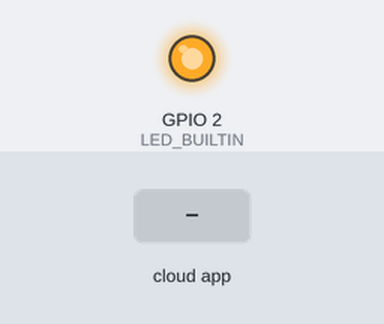
Recording of a sketch running on a simulated ESP8266 (NodeMCU). Parts: output pins drawn as LEDs (lit = HIGH, except the on-board LED, lit = LOW). The inputs (shaded band) are chosen by the test bench. WiFi joins after 1.5 s; servers stay silent unless stated; no MQTT or app messages arrive unless stated; what the sketch prints to the serial monitor is not drawn.

Above: at 2.7 s.
2.8 s: the phone or cloud app sets switch to ON
At 3.4 s:
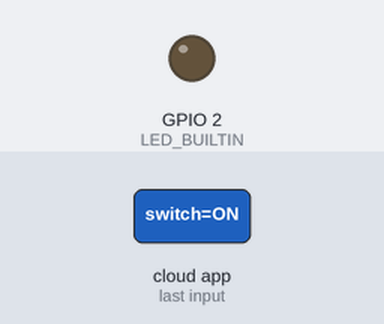
4.3 s: the phone or cloud app sets switch to OFF
At 4.8 s:
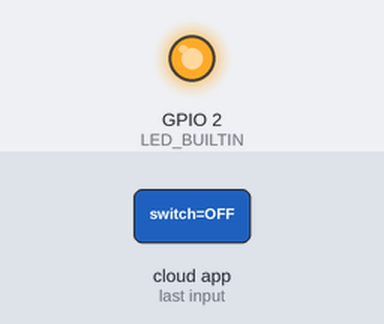
Timing chart, 0 to 7.3 s (numbered marks = the images above; inputs shaded):
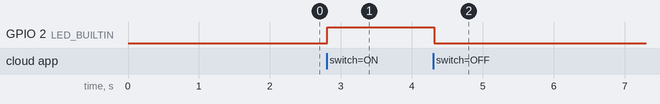

The sketch:

switchkakuchtohbhi.ino
```cpp
#include <ESP8266WiFi.h>
#include "Adafruit_MQTT.h"//is generic for api of adafruit MQTT
#include "Adafruit_MQTT_Client.h"//Specific to board

WiFiClient client1;

Adafruit_MQTT_Client mqtt(&client1,"io.adafruit.com",1883,"kgm12345","7d962435198d4a65b7261ea233a53b27");

Adafruit_MQTT_Publish pub = Adafruit_MQTT_Publish(&mqtt,"kgm12345/feeds/status");

Adafruit_MQTT_Subscribe switch1 = Adafruit_MQTT_Subscribe(&mqtt,"kgm12345/feeds/switch");


void setup()
{

  pinMode(LED_BUILTIN, OUTPUT);

  /*  each GPIO pins can be configured as output or input...
    here we are using above provided pin as output  */


  Serial.begin(115200);
  delay(10);

  /* setting baudrate 115200 for serial monitor connection */


  //Serial.print("SSID : ");
  //Serial.println("TP-LINK_631A");


  WiFi.begin("pass","123456789");      //enter your wifi details

  /* all transport layer details like ssid and password here to connect to internet!   */


  while(WiFi.status() != WL_CONNECTED)  //on successful connection WL_CONNECTED is status return value
  {
    delay(500);     //if not connected we stay in this loop with delay
            // or else, eventually sw watchdog reset may occur
    Serial.print(" :)");
  }

  Serial.println("Wifi connected.....");

  mqtt.subscribe(&switch1);    // this subscription detail should be given before attempt to connect
            // thanks to Kaushal we came to know about this yesterday with proof

  /* if subscribing to more feeds add lines accordingly

    eg. mqtt.subscribe(&sub1);
        mqtt.subscribe(&sub2); ...so on */


}

void loop()
{
  int i;

  while((i=mqtt.connect()) != 0)
  {
    Serial.println("retrying..");
    mqtt.disconnect();
    delay(4000);
  }

  Serial.println("Connected to MQTT broker..");

  Adafruit_MQTT_Subscribe *s;

  while((s = mqtt.readSubscription(500)))
  {
    if(s == &switch1)
    {
      if(strcmp((char *)switch1.lastread,"ON")==0)
      {
        pub.publish("LED ON");
        digitalWrite(LED_BUILTIN, HIGH);  // try it out!
        Serial.println("ON");
      }

      else if(strcmp((char *)switch1.lastread,"OFF")==0)
      {
        pub.publish("LED OFF");
        digitalWrite(LED_BUILTIN,LOW);  // try it out!
        Serial.println("OFF");
      }
    }
  }
}
```

Measured:
- after the input at 2.8 s, GPIO 2 (LED_BUILTIN): LOW → HIGH at once
- after the input at 4.3 s, GPIO 2 (LED_BUILTIN): HIGH → LOW at once
